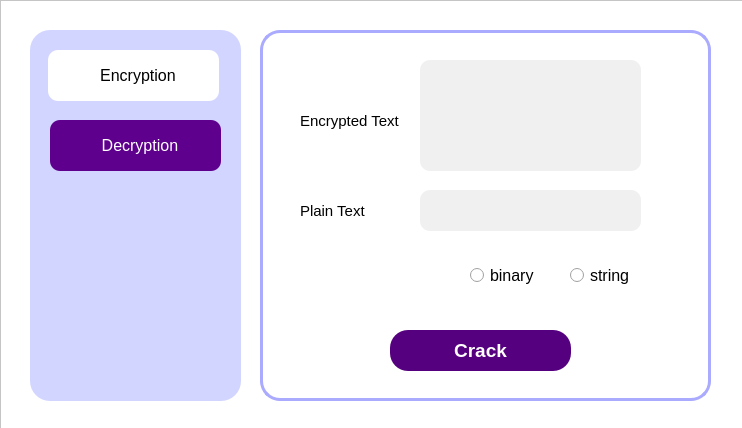
<?xml version="1.0" encoding="UTF-8"?>
<ui version="4.0">
 <class>DecryptionWindow</class>
 <widget class="QMainWindow" name="DecryptionWindow">
  <property name="geometry">
   <rect>
    <x>0</x>
    <y>0</y>
    <width>742</width>
    <height>428</height>
   </rect>
  </property>
  <property name="sizePolicy">
   <sizepolicy hsizetype="Fixed" vsizetype="Fixed">
    <horstretch>0</horstretch>
    <verstretch>0</verstretch>
   </sizepolicy>
  </property>
  <property name="minimumSize">
   <size>
    <width>742</width>
    <height>428</height>
   </size>
  </property>
  <property name="maximumSize">
   <size>
    <width>742</width>
    <height>428</height>
   </size>
  </property>
  <property name="windowTitle">
   <string>Simple-DES</string>
  </property>
  <property name="windowIcon">
   <iconset>
    <normaloff>icon/lock.png</normaloff>icon/lock.png</iconset>
  </property>
  <widget class="QWidget" name="centralwidget">
   <widget class="QFrame" name="main_frame">
    <property name="geometry">
     <rect>
      <x>0</x>
      <y>0</y>
      <width>751</width>
      <height>451</height>
     </rect>
    </property>
    <property name="autoFillBackground">
     <bool>false</bool>
    </property>
    <property name="styleSheet">
     <string notr="true">QFrame {
	background-color:rgb(255, 255, 255);
}

QPushButton {
	border: none;
}

</string>
    </property>
    <property name="frameShape">
     <enum>QFrame::StyledPanel</enum>
    </property>
    <property name="frameShadow">
     <enum>QFrame::Raised</enum>
    </property>
    <property name="lineWidth">
     <number>1</number>
    </property>
    <widget class="QFrame" name="content_frame">
     <property name="geometry">
      <rect>
       <x>260</x>
       <y>30</y>
       <width>451</width>
       <height>371</height>
      </rect>
     </property>
     <property name="styleSheet">
      <string notr="true">QLineEdit {
	border-radius:10px;
	background-color:rgb(240, 240, 240);
	padding-left:10px;
}

QPushButton:hover {
	background-color:rgb(240, 240, 240);
}

#content_frame {
	border:3px solid rgb(170, 170, 255);
}

QFrame {
	border-radius:20px;
}</string>
     </property>
     <property name="frameShape">
      <enum>QFrame::StyledPanel</enum>
     </property>
     <property name="frameShadow">
      <enum>QFrame::Raised</enum>
     </property>
     <widget class="QLabel" name="plain_text_label">
      <property name="geometry">
       <rect>
        <x>40</x>
        <y>160</y>
        <width>111</width>
        <height>41</height>
       </rect>
      </property>
      <property name="font">
       <font>
        <family>Arial</family>
        <pointsize>11</pointsize>
        <weight>50</weight>
        <bold>false</bold>
       </font>
      </property>
      <property name="text">
       <string>Plain Text</string>
      </property>
     </widget>
     <widget class="QLabel" name="encrypted_text_label">
      <property name="geometry">
       <rect>
        <x>40</x>
        <y>70</y>
        <width>111</width>
        <height>41</height>
       </rect>
      </property>
      <property name="font">
       <font>
        <family>Arial</family>
        <pointsize>11</pointsize>
        <weight>50</weight>
        <bold>false</bold>
       </font>
      </property>
      <property name="text">
       <string>Encrypted Text</string>
      </property>
     </widget>
     <widget class="QPushButton" name="crack_button">
      <property name="geometry">
       <rect>
        <x>130</x>
        <y>300</y>
        <width>181</width>
        <height>41</height>
       </rect>
      </property>
      <property name="font">
       <font>
        <family>Segoe UI</family>
        <pointsize>14</pointsize>
        <weight>75</weight>
        <bold>true</bold>
       </font>
      </property>
      <property name="cursor">
       <cursorShape>PointingHandCursor</cursorShape>
      </property>
      <property name="mouseTracking">
       <bool>false</bool>
      </property>
      <property name="styleSheet">
       <string notr="true">QPushButton {
	color:white;
	background-color:rgb(85, 0, 127);
	border-radius:18px;
}

QPushButton::pressed {
	background-color:rgb(170, 170, 255);
}

</string>
      </property>
      <property name="text">
       <string>Crack</string>
      </property>
     </widget>
     <widget class="QLineEdit" name="plain_text_browser">
      <property name="geometry">
       <rect>
        <x>160</x>
        <y>160</y>
        <width>221</width>
        <height>41</height>
       </rect>
      </property>
      <property name="font">
       <font>
        <family>Segoe UI</family>
        <pointsize>11</pointsize>
       </font>
      </property>
      <property name="styleSheet">
       <string notr="true"/>
      </property>
      <property name="text">
       <string/>
      </property>
      <property name="readOnly">
       <bool>true</bool>
      </property>
      <property name="clearButtonEnabled">
       <bool>false</bool>
      </property>
     </widget>
     <widget class="QRadioButton" name="char_button">
      <property name="geometry">
       <rect>
        <x>310</x>
        <y>230</y>
        <width>81</width>
        <height>31</height>
       </rect>
      </property>
      <property name="font">
       <font>
        <family>Arial</family>
        <pointsize>12</pointsize>
        <weight>50</weight>
        <bold>false</bold>
       </font>
      </property>
      <property name="text">
       <string>string</string>
      </property>
      <attribute name="buttonGroup">
       <string notr="true">choose_mode_group</string>
      </attribute>
     </widget>
     <widget class="QRadioButton" name="binary_button">
      <property name="geometry">
       <rect>
        <x>210</x>
        <y>230</y>
        <width>81</width>
        <height>31</height>
       </rect>
      </property>
      <property name="font">
       <font>
        <family>Arial</family>
        <pointsize>12</pointsize>
        <weight>50</weight>
        <bold>false</bold>
       </font>
      </property>
      <property name="text">
       <string>binary</string>
      </property>
      <attribute name="buttonGroup">
       <string notr="true">choose_mode_group</string>
      </attribute>
     </widget>
     <widget class="QTextEdit" name="encrypted_text_input">
      <property name="geometry">
       <rect>
        <x>160</x>
        <y>30</y>
        <width>221</width>
        <height>111</height>
       </rect>
      </property>
      <property name="font">
       <font>
        <family>Arial</family>
        <pointsize>11</pointsize>
       </font>
      </property>
      <property name="styleSheet">
       <string notr="true">QTextEdit {
	background-color:rgb(240, 240, 240);
	border-radius:10px;
	border:none;
}</string>
      </property>
      <property name="html">
       <string>&lt;!DOCTYPE HTML PUBLIC &quot;-//W3C//DTD HTML 4.0//EN&quot; &quot;http://www.w3.org/TR/REC-html40/strict.dtd&quot;&gt;
&lt;html&gt;&lt;head&gt;&lt;meta name=&quot;qrichtext&quot; content=&quot;1&quot; /&gt;&lt;style type=&quot;text/css&quot;&gt;
p, li { white-space: pre-wrap; }
&lt;/style&gt;&lt;/head&gt;&lt;body style=&quot; font-family:'Arial'; font-size:11pt; font-weight:400; font-style:normal;&quot;&gt;
&lt;p style=&quot;-qt-paragraph-type:empty; margin-top:0px; margin-bottom:0px; margin-left:0px; margin-right:0px; -qt-block-indent:0; text-indent:0px;&quot;&gt;&lt;br /&gt;&lt;/p&gt;&lt;/body&gt;&lt;/html&gt;</string>
      </property>
     </widget>
    </widget>
    <widget class="QFrame" name="menu_frame">
     <property name="geometry">
      <rect>
       <x>30</x>
       <y>30</y>
       <width>211</width>
       <height>371</height>
      </rect>
     </property>
     <property name="styleSheet">
      <string notr="true">QPushButton {
	border-radius:10px;
	background-color:rgb(255, 255, 255);
}

QFrame {
	background-color:rgb(210, 213, 255);
	border-radius:20px;
}
</string>
     </property>
     <property name="frameShape">
      <enum>QFrame::StyledPanel</enum>
     </property>
     <property name="frameShadow">
      <enum>QFrame::Raised</enum>
     </property>
     <widget class="QPushButton" name="decryption_button">
      <property name="geometry">
       <rect>
        <x>20</x>
        <y>90</y>
        <width>171</width>
        <height>51</height>
       </rect>
      </property>
      <property name="font">
       <font>
        <family>Arial</family>
        <pointsize>12</pointsize>
        <weight>50</weight>
        <bold>false</bold>
       </font>
      </property>
      <property name="cursor">
       <cursorShape>PointingHandCursor</cursorShape>
      </property>
      <property name="styleSheet">
       <string notr="true">background-color:rgb(94, 0, 141);
color: white;</string>
      </property>
      <property name="text">
       <string>  Decryption</string>
      </property>
      <property name="icon">
       <iconset>
        <normaloff>icon/decryption.png</normaloff>icon/decryption.png</iconset>
      </property>
     </widget>
     <widget class="QPushButton" name="encryption_button">
      <property name="geometry">
       <rect>
        <x>18</x>
        <y>20</y>
        <width>171</width>
        <height>51</height>
       </rect>
      </property>
      <property name="font">
       <font>
        <family>Arial</family>
        <pointsize>12</pointsize>
        <weight>50</weight>
        <bold>false</bold>
       </font>
      </property>
      <property name="cursor">
       <cursorShape>PointingHandCursor</cursorShape>
      </property>
      <property name="styleSheet">
       <string notr="true">QPushButton::hover {
	background-color:rgb(230, 230, 230)
}

QPushButton::pressed {
	background-color:rgb(224, 220, 240)
}</string>
      </property>
      <property name="text">
       <string>  Encryption</string>
      </property>
      <property name="icon">
       <iconset>
        <normaloff>icon/encryption.png</normaloff>icon/encryption.png</iconset>
      </property>
     </widget>
    </widget>
   </widget>
  </widget>
 </widget>
 <resources>
  <include location="res.qrc"/>
 </resources>
 <connections/>
 <buttongroups>
  <buttongroup name="choose_mode_group"/>
 </buttongroups>
</ui>
